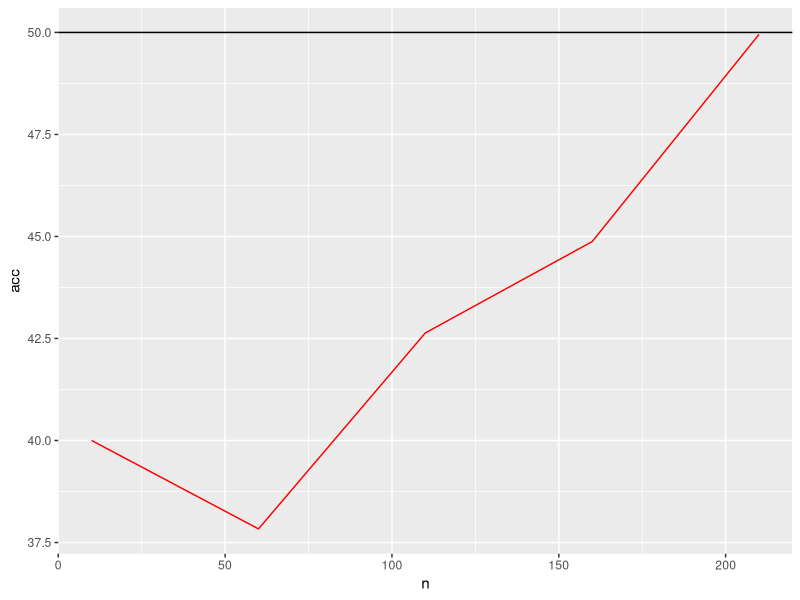

The R source for this figure:
library("ggplot2")
library("dplyr")
library("e1071")

# ------------------------- Create training function -------------------------
f_train <- function(n, nv = 2) {

  # nv: number of features
  # n: number of observations


  # generate random data
  rNum <- rnorm(nv * n)
  rNum <- matrix(rNum, n, nv)
  d <- as.data.frame(rNum)

  # generate random labels
  n2 <- n / 2
  labels <- c(array(1, n2), array(0, n2))
  labels <- sample(labels)
  # labels = sample.int(2,n,replace=T)
  d$condition <- factor(labels)

  # training
  m_trained <- svm(condition ~ .,
    data = d,
    # cross = 10,
    cross = nrow(d), # leave one out
    kernel = "linear",
    cost = 1
  )

  # get CV
  acc <- m_trained$tot.accuracy
  acc
}


# ------------------------------- run traiings -------------------------------
p <- expand.grid(iTest = 1:10, n = seq(10, 210, 50))
data_test <- p %>%
  group_by(iTest, n) %>%
  do(data.frame(acc = f_train(.$n)))

# ----------------------------------- Plot ----------------------------------- #
ggplot(data_test, aes(x = n, y = acc)) +
  geom_hline(yintercept = 50) +
  stat_summary(fun = "mean", colour = "red", geom = "line") +
  stat_summary(fun.data = "mean_sdl", geom = "ribbon", alpha = 0.2)
# print(plot)